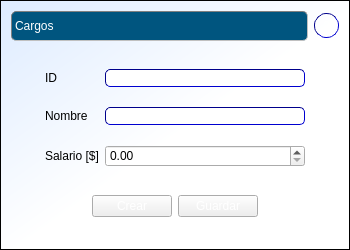
<?xml version="1.0" encoding="UTF-8"?>
<ui version="4.0">
 <class>formularioCargos</class>
 <widget class="QWidget" name="formularioCargos">
  <property name="geometry">
   <rect>
    <x>0</x>
    <y>0</y>
    <width>350</width>
    <height>250</height>
   </rect>
  </property>
  <property name="minimumSize">
   <size>
    <width>350</width>
    <height>250</height>
   </size>
  </property>
  <property name="windowTitle">
   <string>formularioCargos</string>
  </property>
  <property name="styleSheet">
   <string notr="true">QWidget#formularioCargos{
background:qlineargradient(spread:pad, x1:0, y1:0, x2:1, y2:1, stop:0 rgba(221, 235, 255, 255), stop:0.522727 rgba(255, 255, 255, 255));
border: 1px solid black;
}
.QFrame {
 border: 1px inset gray;
 border-radius: 5px;
 background:  transparent;
}
QLabel#label {/*titulos de pág*/
border: 1px inset gray;
 border-radius: 5px;
font: bold 12pt &quot;Calibri&quot;;
background:rgb(0, 85, 127);
color:white;
qproperty-alignment: AlignCenter
}
QLabel#label_11 {/*foto*/
border: 1px inset gray;
qproperty-alignment: AlignCenter
}
QLabel{
border: 0px;
font: 11pt &quot;Arial&quot;;
background: transparent;
}
QPushButton#pushButton_3{ /*ayuda*/
  border: 1px inset darkblue;
  border-radius:12px;
 font: bold 12pt &quot;Calibri&quot;;
}
.QPushButton {
background: qlineargradient(
  x1:0, y1:0, x2:0, y2:1,
  stop:0 #68778e,
  stop: 0.4 #5c637d
  stop: 0.5 #717990,
  stop:1 #bec1d2
 );
 color: white;
}
QLineEdit {
     border: 1px inset darkblue;
     border-radius: 5px;
     background:white;
     selection-background-color: darkgray;
 }</string>
  </property>
  <layout class="QVBoxLayout" name="verticalLayout">
   <item>
    <layout class="QHBoxLayout" name="horizontalLayout_3">
     <item>
      <widget class="QLabel" name="label">
       <property name="minimumSize">
        <size>
         <width>0</width>
         <height>30</height>
        </size>
       </property>
       <property name="text">
        <string>Cargos</string>
       </property>
      </widget>
     </item>
     <item>
      <widget class="QPushButton" name="pushButton_3">
       <property name="minimumSize">
        <size>
         <width>25</width>
         <height>25</height>
        </size>
       </property>
       <property name="maximumSize">
        <size>
         <width>25</width>
         <height>25</height>
        </size>
       </property>
       <property name="text">
        <string>?</string>
       </property>
      </widget>
     </item>
    </layout>
   </item>
   <item>
    <spacer name="verticalSpacer_2">
     <property name="orientation">
      <enum>Qt::Vertical</enum>
     </property>
     <property name="sizeHint" stdset="0">
      <size>
       <width>20</width>
       <height>40</height>
      </size>
     </property>
    </spacer>
   </item>
   <item>
    <layout class="QHBoxLayout" name="horizontalLayout_2">
     <item>
      <spacer name="horizontalSpacer_3">
       <property name="orientation">
        <enum>Qt::Horizontal</enum>
       </property>
       <property name="sizeType">
        <enum>QSizePolicy::Maximum</enum>
       </property>
       <property name="sizeHint" stdset="0">
        <size>
         <width>40</width>
         <height>20</height>
        </size>
       </property>
      </spacer>
     </item>
     <item>
      <layout class="QFormLayout" name="formLayout">
       <property name="verticalSpacing">
        <number>20</number>
       </property>
       <item row="0" column="0">
        <widget class="QLabel" name="label_2">
         <property name="text">
          <string>ID</string>
         </property>
        </widget>
       </item>
       <item row="1" column="0">
        <widget class="QLabel" name="label_3">
         <property name="text">
          <string>Nombre </string>
         </property>
        </widget>
       </item>
       <item row="2" column="0">
        <widget class="QLabel" name="label_4">
         <property name="text">
          <string>Salario [$]</string>
         </property>
        </widget>
       </item>
       <item row="0" column="1">
        <widget class="QLineEdit" name="lineEdit">
         <property name="enabled">
          <bool>false</bool>
         </property>
         <property name="minimumSize">
          <size>
           <width>200</width>
           <height>0</height>
          </size>
         </property>
        </widget>
       </item>
       <item row="1" column="1">
        <widget class="QLineEdit" name="lineEdit_2"/>
       </item>
       <item row="2" column="1">
        <widget class="QDoubleSpinBox" name="doubleSpinBox">
         <property name="maximum">
          <double>999999999.990000009536743</double>
         </property>
        </widget>
       </item>
      </layout>
     </item>
     <item>
      <spacer name="horizontalSpacer_4">
       <property name="orientation">
        <enum>Qt::Horizontal</enum>
       </property>
       <property name="sizeType">
        <enum>QSizePolicy::Maximum</enum>
       </property>
       <property name="sizeHint" stdset="0">
        <size>
         <width>40</width>
         <height>20</height>
        </size>
       </property>
      </spacer>
     </item>
    </layout>
   </item>
   <item>
    <spacer name="verticalSpacer">
     <property name="orientation">
      <enum>Qt::Vertical</enum>
     </property>
     <property name="sizeHint" stdset="0">
      <size>
       <width>20</width>
       <height>40</height>
      </size>
     </property>
    </spacer>
   </item>
   <item>
    <layout class="QHBoxLayout" name="horizontalLayout">
     <item>
      <spacer name="horizontalSpacer">
       <property name="orientation">
        <enum>Qt::Horizontal</enum>
       </property>
       <property name="sizeHint" stdset="0">
        <size>
         <width>40</width>
         <height>20</height>
        </size>
       </property>
      </spacer>
     </item>
     <item>
      <widget class="QPushButton" name="pushButton">
       <property name="text">
        <string>Crear</string>
       </property>
      </widget>
     </item>
     <item>
      <widget class="QPushButton" name="pushButton_2">
       <property name="text">
        <string>Guardar</string>
       </property>
      </widget>
     </item>
     <item>
      <spacer name="horizontalSpacer_2">
       <property name="orientation">
        <enum>Qt::Horizontal</enum>
       </property>
       <property name="sizeHint" stdset="0">
        <size>
         <width>40</width>
         <height>20</height>
        </size>
       </property>
      </spacer>
     </item>
    </layout>
   </item>
   <item>
    <spacer name="verticalSpacer_3">
     <property name="orientation">
      <enum>Qt::Vertical</enum>
     </property>
     <property name="sizeHint" stdset="0">
      <size>
       <width>20</width>
       <height>40</height>
      </size>
     </property>
    </spacer>
   </item>
  </layout>
 </widget>
 <layoutdefault spacing="6" margin="11"/>
 <resources/>
 <connections/>
</ui>
